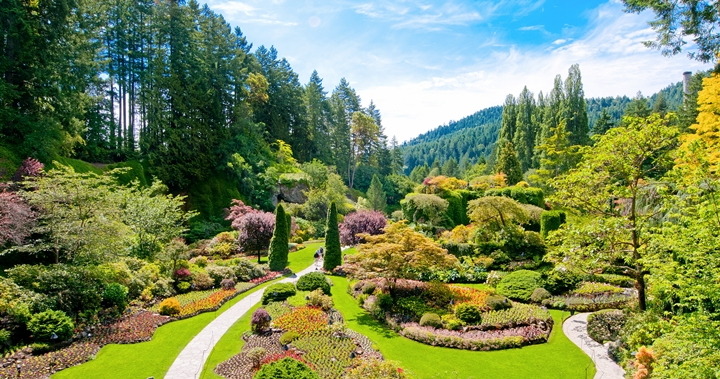
#> input picture images/07060103_.jpg, 720 x 379 px
$ python houghcircle0729.py
#> lines starting #> are read from the running program, lines starting #| are printed output that depends on the picture; after the words box and inside, x2 and y2 are one past the last pixel; in counts of white or black regions, pixels touching at a corner belong together
import cv2

# 载入并显示图片
img = cv2.imread('./images/07060103_.jpg')
#> img is the input picture: shape (379, 720, 3); mean B, G, R 89, 136.1, 119.6
cv2.imshow('img', img)
# 灰度化
gray = cv2.cvtColor(img, cv2.COLOR_BGR2GRAY)
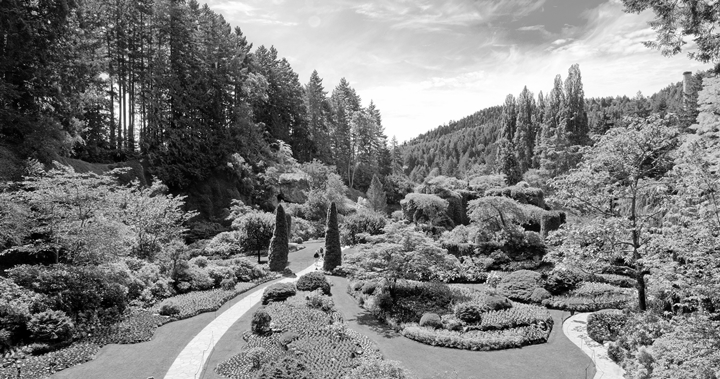
#> gray: shape (379, 720); min 0, max 255, mean 125.8
# 输出图像大小，方便根据图像大小调节minRadius和maxRadius
print(img.shape)
#| (379, 720, 3)
# 霍夫变换圆检测
circles = cv2.HoughCircles(gray, cv2.HOUGH_GRADIENT, 1,
                           100, param1=100, param2=30, minRadius=5, maxRadius=300)
#> circles = 25 rows, first 8: [414.5, 35.5, 299.4], [293.5, 37.5, 289.5], [501.5, 87.5, 218], [227.5, 171.5, 121.2], [475.5, 365.5, 218], [524.5, 226.5, 95.9], [338.5, 225.5, 101.4], [124.5, 127.5, 93.7]
# 输出返回值，方便查看类型
print(circles)
#> (printed output is left out)
print(circles[0])
#> (printed output is left out)
# 输出检测到圆的个数
print(len(circles[0]))
#| 25

print('------------------------------')
# 根据检测到圆的信息，画出每一个圆
for circle in circles[0]:
    # 圆的基本信息
    print(circle[2])
    # 坐标行列
    x = int(circle[0])
    y = int(circle[1])
    # 半径
    r = int(circle[2])
    # 在原图用指定颜色标记出圆的位置
    img = cv2.circle(img, (x, y), r, (0, 0, 255), 3)
    img = cv2.circle(img, (x, y), 2, (255, 255, 0), -1)
#> this loop made 25 passes
#> (circle, x, y, r) on passes 1 to 12: ([414.5, 35.5, 299.4], 414, 35, 299), ([293.5, 37.5, 289.5], 293, 37, 289), ([501.5, 87.5, 218], 501, 87, 218), ([227.5, 171.5, 121.2], 227, 171, 121), ([475.5, 365.5, 218], 475, 365, 218), ([524.5, 226.5, 95.9], 524, 226, 95), ([338.5, 225.5, 101.4], 338, 225, 101), ([124.5, 127.5, 93.7], 124, 127, 93), ([623.5, 95.5, 93.7], 623, 95, 93), ([395.5, 136.5, 123.4], 395, 136, 123), ([161.5, 376.5, 154.2], 161, 376, 154), ([642.5, 273.5, 64], 642, 273, 64)
#| 299.4
#| 289.5
#| 218.0
#| 121.2
#| 218.0
#| 95.9
#| 101.4
#| 93.7
#> (further printed lines are left out)
#> pass 1, `img = cv2.circle(img, (x, y), r, (0, 0, 255), 3)`:
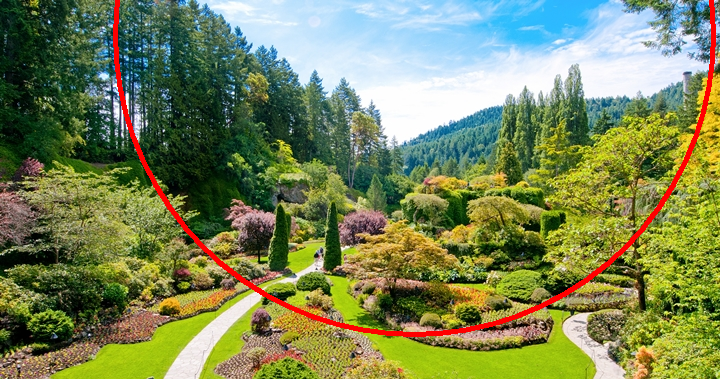
#> img: shape (379, 720, 3); 1.86% of pixels changed, all inside (x1, y1, x2, y2) = (113, 0, 716, 337)
#> pass 2, `img = cv2.circle(img, (x, y), r, (0, 0, 255), 3)`:
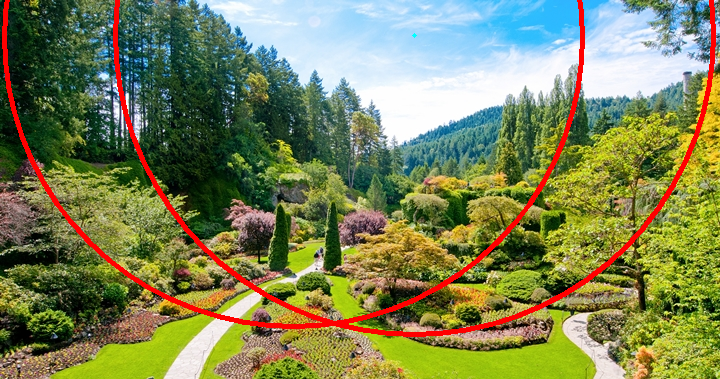
#> img: shape (379, 720, 3); mean B, G, R 86.5, 131.6, 124.6
#> after the loop:
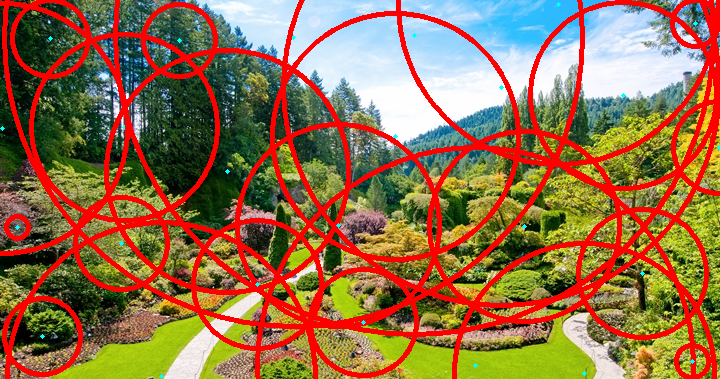
#> img: shape (379, 720, 3); mean B, G, R 74.7, 111.4, 146.9
# 显示新图像
cv2.imshow('res', img)

# 按任意键退出
cv2.waitKey(0)
cv2.destroyAllWindows()
